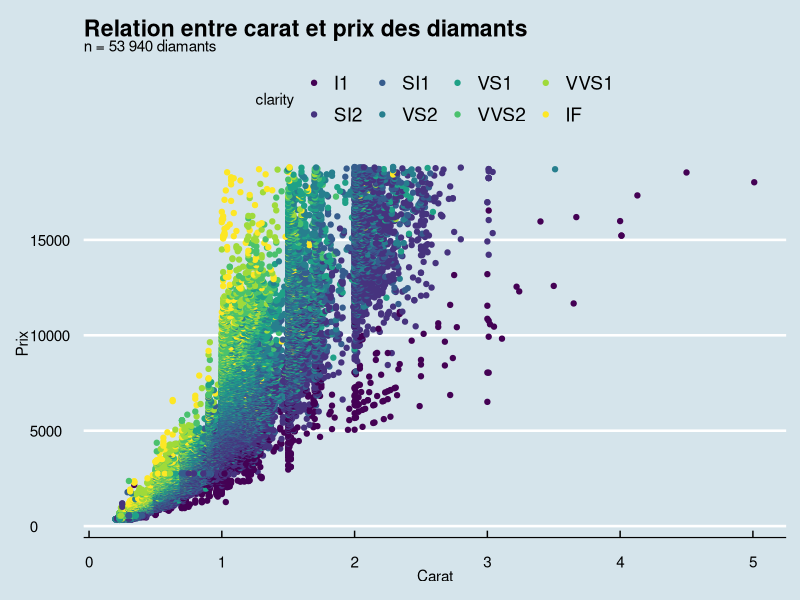
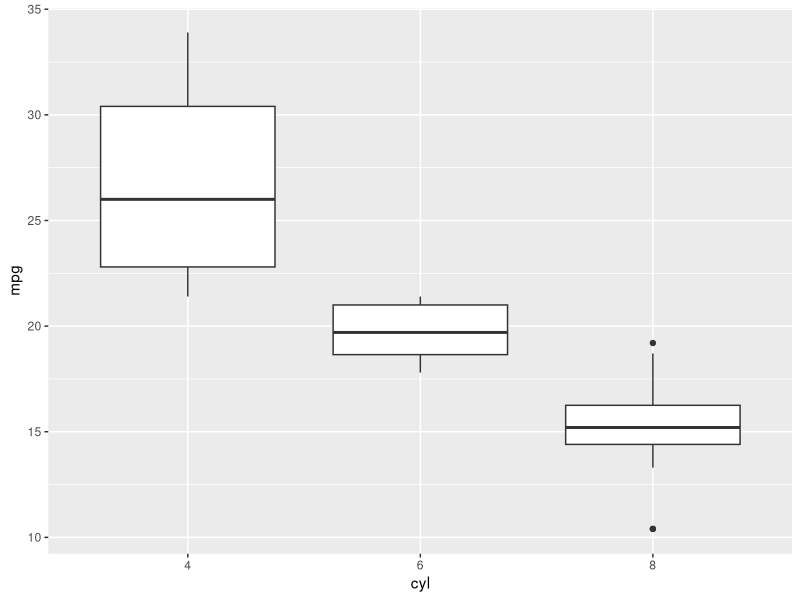
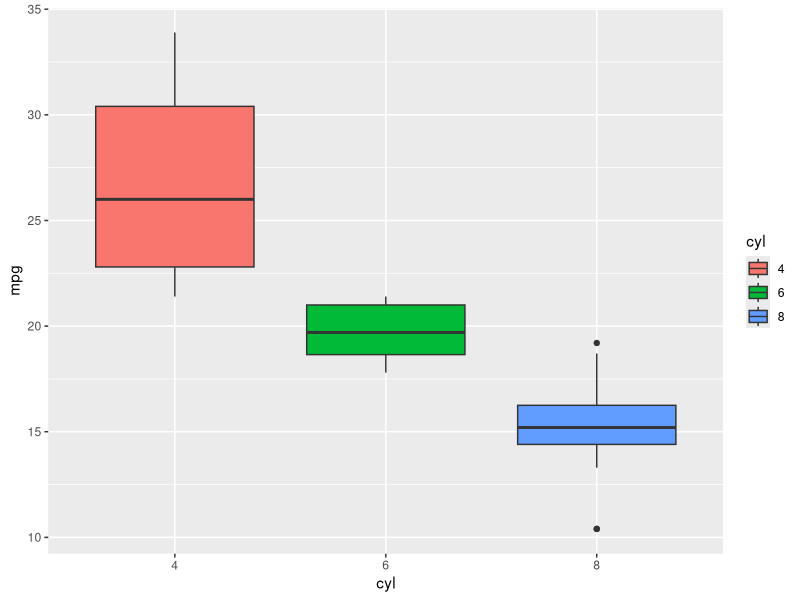

These figures' R source, in order: (Note: this script raises an error after producing the figures.)
# Session 4

# Les paquets R

# install.packages("tidyverse")

library(tidyverse)

# install.packages("ggthemes")

library(ggthemes)

# répértoire de travail

setwd("/Users/domus_julian/Documents/GitHub/intro-a-R/code")


# jeu de données intégrés

data(iris)

?iris

dim(iris)

str(iris)

glimpse(iris)


# mtcars

data(mtcars)

?mtcars

mean(mtcars$mpg)

max(mtcars$mpg)


# diamonds

data(diamonds)

# ggplot2

library(ggthemes)

ggplot(data = diamonds,
       mapping = aes(x = carat, y = price, color = clarity)) +
  geom_point() +
  labs(title = "Relation entre carat et prix des diamants",
       subtitle = "n = 53 940 diamants",
       x = "Carat",
       y = "Prix") +
  theme_economist()


# Boxplot de la relation entre nombre de cylindres et mpg dans mtcars

data(mtcars)

class(mtcars$cyl)

mtcars$cyl <- as.factor(mtcars$cyl)

str(mtcars)
ggplot(data = mtcars,
       mapping = aes(x = cyl, y = mpg)) +
  geom_boxplot()

ggplot(data = mtcars,
       mapping = aes(x = cyl, y = mpg, fill = cyl)) +
  geom_boxplot()


# Simulation de tailles d'hommes et de femmes en Suisse

# D'abord,il faut comprendre la fonction rnorm()


hommes <- as.data.frame(rnorm(500, 178, 6.1))
femmes <- rnorm(500, 166, 5.6)

ggplot(data = hommes,
       mapping = aes(hommes[0,1])) +
  geom_histogram()


tailles_ch <- tibble(
  sexe = rep(c("homme", "femme"), each = 500),
  taille = c(rnorm(500, 178, 6.1), rnorm(500, 166, 5.6))
  )

head(tailles_ch)  

str(tailles_ch)

table(tailles_ch$sexe)

tailles_ch$sexe <- as.factor(tailles_ch$sexe)

ggplot(data = tailles_ch,
       mapping = aes(x = taille, fill = sexe)) +
  geom_density(alpha = 0.6) +
  labs(title = "Tailles des hommes et femmes en Suisse",
       subtitle = "Simulation avec 1000 observations aléatoires",
       x = "Taille en cm",
       y = "Densité")
  
# Histogramme des prix des diamants

ggplot(data = diamonds,
       mapping = aes(x = price)) +
  geom_histogram()

ggplot(data = diamonds,
       mapping = aes(x = price)) +
  geom_histogram(fill = "lightblue", color = "black")

ggplot(data = diamonds,
       mapping = aes(x = price)) +
  geom_histogram(fill = "lightblue", color = "black") +
  labs(title = "Histogramme des prix de diamants dans le jeu de données diamonds",
       subtitle = "n = 53 940 diamants",
       x = "Prix en USD",
       y = "Fréquence") +
  theme_minimal()

# diagrammes à barres avec diamonds

p1 <- ggplot(data = diamonds, 
             mapping = aes(x = cut, fill = cut)) + 
  geom_bar() +
  labs(title = "Frequency of cut quality types in the diamonds dataset",
       subtitle = "n = 53,940 diamonds",
       x = "Cut Quality", y = "Count") +
  theme_minimal()

print(p1)



p2 <- ggplot(data = diamonds, 
             mapping = aes(x = color, fill = color)) + 
  geom_bar() +
  labs(title = "Frequency of color quality types in the diamonds dataset",
       subtitle = "n = 53,940 diamonds",
       x = "Color Quality", y = "Count") +
  theme_minimal()

print(p2)


# nuage de points avec iris  

str(iris)

# nuage de points basique pour comparer la longueur et l'épaisseur des sépales
np_1 <- ggplot(data = iris, 
               mapping = aes(x=Sepal.Length, y=Sepal.Width)) +
  geom_point() 

print(np_1)

# nous pouvons ajouter des couches à l'objet np1 sans l'écraser.
# p. ex. une ligne de régréssion linéaire avec la géometrie geom_smooth()

np_1 + geom_smooth(method = lm)

np_1 <- ggplot(iris, 
               aes(x=Sepal.Length, y=Sepal.Width, color = Species)) +
  geom_point() 

print(np_1)

np_1 + geom_smooth(method = lm)





np_2 <- ggplot(data = iris, 
               mapping = aes(x=Petal.Length, y=Petal.Width)) +
  geom_point() 

print(np_2)


?rnorm()

# Créez 500 valeurs aléatoires de taille de femmes
# (moyenne = 164.7 et écart-type = 5.6) avec la fonction rnorm().


taille_f <- rnorm(500, mean = 164.7, sd = 5.6)

head(taille_f)

# stocker taille_f comme objet de type "data.frame"
taille_f <- as.data.frame(taille_f)

# visualiser taille_f avec un histogramme
ggplot(data = taille_f, 
       mapping = aes(x=taille_f)) +
  geom_histogram()

# jouer avec le paramètre "binwidth" de l'histogramme 
# qui définit l'intervalle de la base de ses barres
ggplot(data = taille_f, 
       mapping = aes(x=taille_f)) +
  geom_histogram(binwidth = 1)

ggplot(data = taille_f, 
       mapping = aes(x=taille_f)) +
  geom_histogram(binwidth = 0.1)

ggplot(data = taille_f, 
       mapping = aes(x=taille_f)) +
  geom_histogram(binwidth = 10)

# Modifier la couleur des barres 
ggplot(data = taille_f, 
       mapping = aes(x=taille_f)) +
  geom_histogram(binwidth = 1, color = "black", fill = "white")

# stocker l'histogramme comme objet, nommé hist_1

hist_1 <- ggplot(data = taille_f, 
                 mapping = aes(x=taille_f)) +
  geom_histogram(binwidth = 1, color = "black", fill = "white")

print(hist_1)

# Ajouter des couches supplémentaires pour améliorer la visualisation

# des titres
hist_1 <- hist_1 + labs(title = "Histogramme des tailles de femmes en Suisse",
                        subtitle = "Simulation basée sur 500 observations",
                        x = "Taille en cm",
                        y = "Fréquence") 

print(hist_1)

  
library(ggplot2)

library(ggplot2)
library(dplyr)

# Sample data creation
# Replace this with your actual dataframe and column name for the numerical values
df <- data.frame(value = rnorm(300, mean = 5, sd = 2))

# Calculating summary statistics for annotations
summaries <- df %>% 
  summarise(
    Min = min(value),
    Q1 = quantile(value, 0.25),
    Median = median(value),
    Q3 = quantile(value, 0.75),
    Max = max(value)
  )

# Creating the boxplot with annotations
p <- ggplot(df, aes(x = factor(1), y = value)) +
  geom_boxplot() +
  geom_text(data = summaries, aes(x = 1.40, y = Q1, label = paste("Q1:", round(Q1, 2))), hjust = -0.1) +
  geom_text(data = summaries, aes(x = 1.40, y = Median, label = paste("Median:", round(Median, 2))), hjust = -0.1) +
  geom_text(data = summaries, aes(x = 1.40, y = Q3, label = paste("Q3:", round(Q3, 2))), hjust = -0.1) +
  geom_text(data = summaries, aes(x = 1.2, y = Min, label = paste("Min: point extrême", round(Min, 2))), hjust = -0.1) +
  geom_text(data = summaries, aes(x = 1.2, y = Max, label = paste("Max:point extrême", round(Max, 2))), hjust = -0.1) +
  scale_x_discrete(labels = NULL) + # Hide x-axis labels
  theme_minimal() +
  theme(axis.title.x=element_blank(),
        axis.text.x=element_blank(),
        axis.ticks.x=element_blank())

# Display the plot
print(p)

library(ggplot2)
library(dplyr)

# Sample data creation
# Replace this with your actual dataframe and column name for the numerical values
df <- data.frame(value = rnorm(300, mean = 5, sd = 2))

# Calculating summary statistics for annotations
summaries <- df %>% 
  summarise(
    Min = min(value),
    Q1 = quantile(value, 0.25),
    Median = median(value),
    Q3 = quantile(value, 0.75),
    Max = max(value),
    IQR = IQR(value)
  ) %>% 
  mutate(
    LowerWhisker = pmax(Q1 - 1.5 * IQR, Min),
    UpperWhisker = pmin(Q3 + 1.5 * IQR, Max)
  )

# Creating the boxplot with annotations
p <- ggplot(df, aes(x = factor(1), y = value)) +
  geom_boxplot() +
  geom_text(data = summaries, aes(x = 1.4, y = Q1, label = paste("Q1:", round(Q1, 2))), hjust = -0.1) +
  geom_text(data = summaries, aes(x = 1.4, y = Median, label = paste("Médianne:", round(Median, 2))), hjust = -0.1) +
  geom_text(data = summaries, aes(x = 1.4, y = Q3, label = paste("Q3:", round(Q3, 2))), hjust = -0.1) +
  geom_text(data = summaries, aes(x = 1.2, y = LowerWhisker, label = paste("Minimum (début de la moustache):", round(LowerWhisker, 2))), hjust = -0.1) +
  geom_text(data = summaries, aes(x = 1.2, y = UpperWhisker, label = paste("Maximum (valeur extême):", round(UpperWhisker, 2))), hjust = -0.1) +
  scale_x_discrete(labels = NULL) + # Hide x-axis labels
  theme_minimal() +
  theme(axis.title.x=element_blank(),
        axis.text.x=element_blank(),
        axis.ticks.x=element_blank()) +
  labs(title = "Boîte à moustache avec des valeurs aléatoires")


# Display the plot
print(p)

